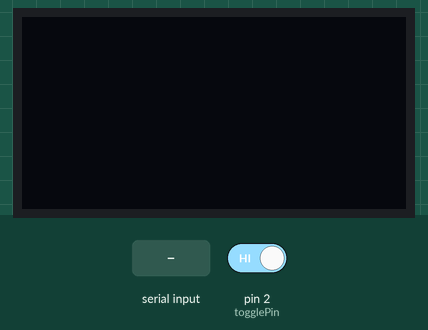
Recording of a sketch running on a simulated Arduino Uno, built with avr-gcc and run on an emulated ATmega328P. Shown: 128×64 one-colour display. Inputs (shaded band) come from the test bench; at power-on: pin 2 (togglePin) HIGH. The OLED is the two-colour kind (top 16 rows yellow).

Above: at 1.2 s.
1.3 s: "/" received over Serial
At 2.5 s:
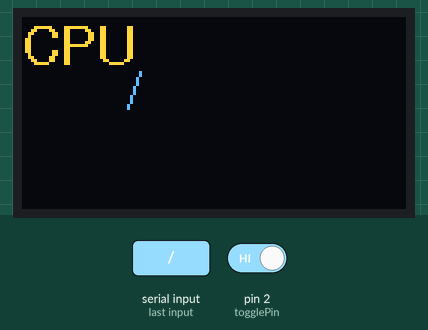
2.8 s: pin 2 (togglePin) driven LOW
At 3.6 s:
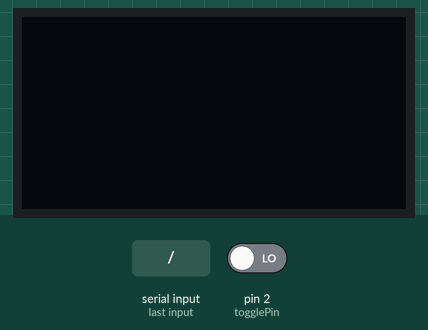
4.4 s: "/" received over Serial
Timing chart, 0 to 7.4 s (numbered marks = the images above; inputs shaded):
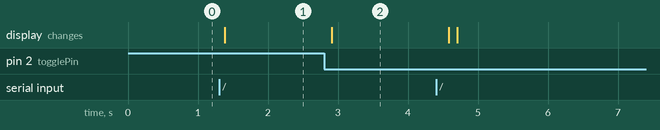

Measured:
- after the input at 1.3 s, the display: changes after 0.09 s (image 1)
- after the input at 2.8 s, the display: changes after 0.11 s (image 2)

The sketch:

PC_monitor.ino
```cpp
//project scope
//create display LCD that cycles through cpu temperature, load and frequency by pushing a button
//note:: this project is HEAVILY based off of copy/paste code
//attempts to link up to pc temperature reporting: creating a form in vbnet, failed (thought it would be easier due to vb form experience, not as easy as i thought)
//2: use coretemp, program I am already using, to link and send data to serial port
//tried using coretemp from program that someone using arduino had made in 2013, no luck. now using included coretempplugin.h with the coretemp sdk provided on website
//trying gnat-stats
//figuring out how to use gnat stats in own program
//random pixels lit on screen? values not updating == not having display.display();

//ended up finally getting it to work, needed to edit gnat-stats provided sketch a lot. working on adapting that code now.

//finally got the temperature to display, however more than just the temps are being sent over. gotta figure that out.
//also, the display updates need to be adjusted. not sure how the original program updates without a hitch, no visible removal of lines whenever it's running.

//3 days total into the hardwareserialmonitor/gnat stats, took me 2 days to figure out how to display and I spent the last 2 days working on trying to find out why my gpu/cpu displays as well as the temp. I tried a few things however from trying to debug the entire provided program in vs as well as combing the entire arduino sketch, I haven't been able to figure it out
//going to look into a solution using python now.
//python program will be easily cross compatible, as opposed to hardwareserialmonitor which runs off of a lot of c++

//python solution finally solved for cpu temperature handling issue, had to find my own workaround. not sure why display isn't producing anything now though... something in the way of instruction
//serialevent not completing the string inside of it, not letting loop run --------- need to review loop and serial event reading current data
//not sure why stringComplete isn't going through, need to look into it more and find out exactly how loops work

//final update: developed own code and own way of going through strings to find data, the majority of difficulty in this project is based in python and not arduino.


#include <Adafruit_GFX.h>
#include <Adafruit_SSD1306.h>

#define OLED_RESET -1
#define enableActivityChecker
#define lastActiveDelay 8000

Adafruit_SSD1306 display;

#include <Fonts/FreeSans18pt7b.h>
#include <Fonts/FreeSans9pt7b.h>

//for button--------------------------------------------------------------------
const int togglePin = 2;
//set x to 0 so display only starts when program does
int x=1;
//variables---------------------------------------------------------------------
String inputString = "";
boolean stringComplete = false;
boolean activeConn = false;
long lastActiveConn = 0;

const byte numChars = 32;
char receivedChars[numChars];
char tempChars[numChars];

String cpuString= "";


//----------------------------------------------------------------------------
void setup()
{
  display.begin(SSD1306_SWITCHCAPVCC, 0x3C);
  display.clearDisplay();
  display.setTextColor(WHITE);
  display.setRotation(0);
  display.setTextWrap(false);
  display.display();
  Serial.begin(9600);
  inputString.reserve(200);
  //button
  pinMode(togglePin, INPUT_PULLUP);
}

//main loop----------------------------------------------------------------------------
void loop()
{
  serialEvent();

  #ifdef enableActivityChecker;
    activityChecker();
  #endif
  lastActiveConn = millis();

//main info--------------------
// if button is pressed, add 1 to x. check if even/odd on each loop

  if (digitalRead(togglePin) == 0){
    display.clearDisplay();
    display.display();
    x=(x+1);
  }

  //if even
  if ((x % 2) == 0){
    if (stringComplete) {
      gpudata();
      inputString = "";
      stringComplete = false;
      //Serial.println(x);
    }
  }

  else{
    if (stringComplete) {
      cpudata();
      inputString = "";
      stringComplete = false;
      //Serial.println(x);
    }
  }
//end info---------------------
  delay(100);
}


//----------------------------serial events, activity checker all copied directly from gnatstats, few parts removed


void serialEvent() {
  while (Serial.available()) {
    char inChar = (char)Serial.read();
    inputString += inChar;
    if (inChar == '/') {
      stringComplete = true;
    }
  }
}

//print data: CPU------------------------------------------------------------
void cpudata()
{
  display.fillRect(20,5,150,30,BLACK);
  display.setFont(&FreeSans9pt7b);
  display.setTextSize(0);
  display.setCursor(0,15);
  display.println("CPU");
  display.setCursor(35,30);
  int cpuStringStart = inputString.indexOf("C");
  int cpuStringLimit = inputString.indexOf("|");
  String cpuString = inputString.substring(cpuStringStart + 1, cpuStringLimit);
  display.print(cpuString);
  display.display();

}


//print data: GPU-------------------------------------------------------------
void gpudata()
{
  display.fillRect(20,5,150,30,BLACK);
  display.setFont(&FreeSans9pt7b);
  display.setTextSize(0);
  display.setCursor(0,15);
  display.println("GPU");
  display.setCursor(35,30);
  int gpuStringStart = inputString.indexOf("G");
  int gpuStringLimit = inputString.indexOf("^");
  String gpuString = inputString.substring(gpuStringStart + 1, gpuStringLimit);
  display.print(gpuString);
  display.display();

}


//activity checker, copied directly from gnatstats, removed rotation stuff---------------------
void activityChecker()
{
  if (millis() - lastActiveConn > lastActiveDelay)

    activeConn = false;
  else
    activeConn = true;
  if (!activeConn) {
    display.clearDisplay();
    display.display();
  }
}
```
